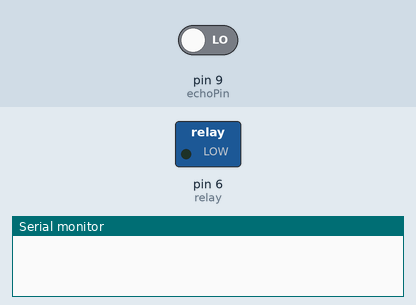
This sketch was run on a simulated Arduino Uno, built with avr-gcc and run on an emulated ATmega328P. On the bench: switched loads named in the sketch (green lamp = pin HIGH), the last lines printed to the serial monitor. The test bench sets the inputs (shaded band); at power-on: pin 9 (echoPin) LOW. Pins used as bus, display or sensor lines are not drawn.

Above: at 0.1 s.
At 1.3 s:
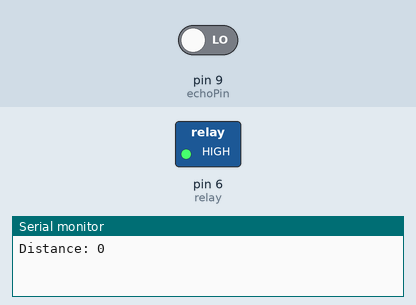
Timing chart, 0 to 2.8 s (numbered marks = the images above):
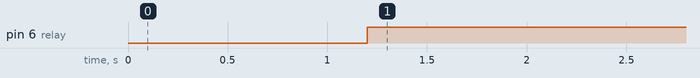

Measured:
- by itself, pin 6 (relay): LOW → HIGH at 1.2 s

The sketch:

automatic_light.ino
```cpp
const int TrigerPin = 8;
const int echoPin = 9;
const int relay = 6;

long duration;
int distance;
int n;

void setup() {
  pinMode(TrigerPin, OUTPUT);
  pinMode(echoPin, INPUT);
  pinMode(relay, OUTPUT);
  Serial.begin(9600);
}

void loop() {

  dis();
  if(distance < 50){
    n = 1;
    while (n == 1){
      on(distance);
      n = n+1;
      delay(1000);
      while (n == 2){
        distwo();
        off(distance);
        n = n-1;
      }
    }
  }
}


void on (int distance) {
 if(distance < 50){
  digitalWrite(relay,1);
 }
 }

void off (int distance) {
 if(distance < 50){
  digitalWrite(relay,0);
 }
 }

void dis (){
  digitalWrite(TrigerPin, LOW);
  delay(100);

  digitalWrite(TrigerPin, HIGH);
  delay(100);
  digitalWrite(TrigerPin, LOW);

  duration = pulseIn(echoPin, HIGH);

  distance = duration * 0.034 / 2;

  Serial.print("Distance: ");
  Serial.println(distance);
}

void distwo (){
  digitalWrite(TrigerPin, LOW);
  delay(100);

  digitalWrite(TrigerPin, HIGH);
  delay(100);
  digitalWrite(TrigerPin, LOW);

  duration = pulseIn(echoPin, HIGH);

  distance = duration * 0.034 / 2;

  Serial.print("Distance: ");
  Serial.println(distance);
}
```
